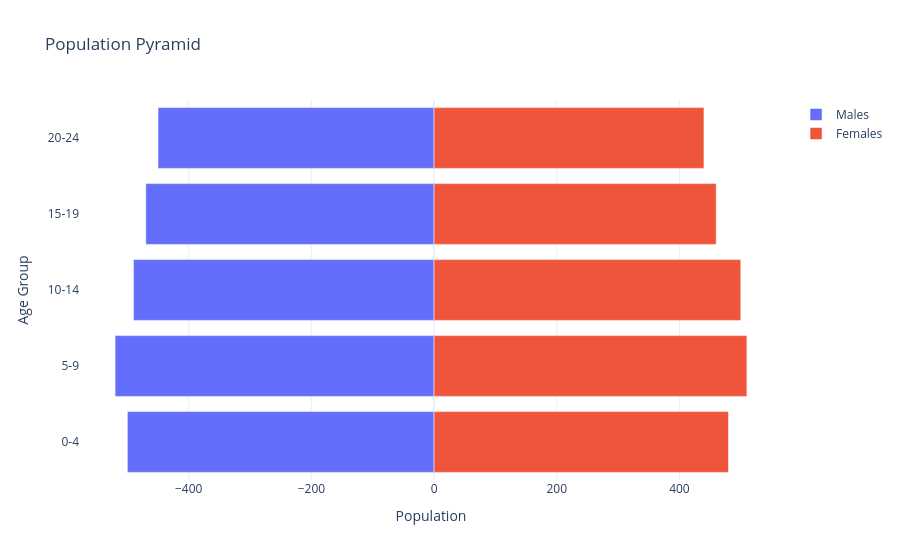

The cell this chart's notebook holds for it:
### Code cell
import plotly.graph_objects as go

age_groups = ["0-4", "5-9", "10-14", "15-19", "20-24"]
males = [-500, -520, -490, -470, -450]  # negative for left side
females = [480, 510, 500, 460, 440]

fig = go.Figure()

fig.add_trace(go.Bar(y=age_groups, x=males, name="Males", orientation="h"))

fig.add_trace(go.Bar(y=age_groups, x=females, name="Females", orientation="h"))

fig.update_layout(
    title="Population Pyramid",
    barmode="overlay",
    xaxis_title="Population",
    yaxis_title="Age Group",
    template="plotly_white",
)

fig.show()

### Figure 1 — Plotly figure (JSON) as saved in the notebook; plotly's stock layout.template omitted (floating-point values rounded to 4 significant figures)
{"data": [{"name": "Males", "orientation": "h", "type": "bar", "x": [-500, -520, -490, -470, -450], "y": ["0-4", "5-9", "10-14", "15-19", "20-24"]}, {"name": "Females", "orientation": "h", "type": "bar", "x": [480, 510, 500, 460, 440], "y": ["0-4", "5-9", "10-14", "15-19", "20-24"]}], "layout": {"barmode": "overlay", "title": {"text": "Population Pyramid"}, "xaxis": {"title": {"text": "Population"}}, "yaxis": {"title": {"text": "Age Group"}}}}
